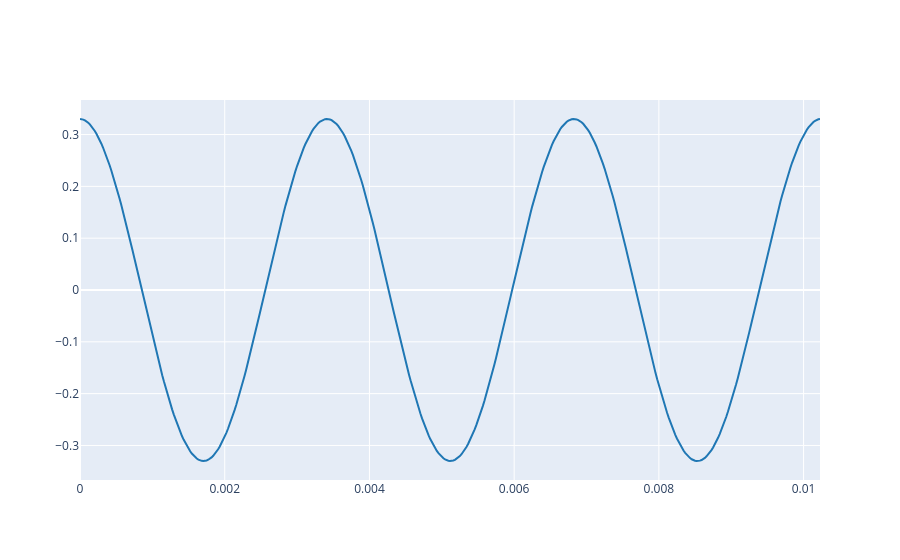

Notebook cell for this chart:
### Markdown cell above
2.1. Define a complex sinusoid using the same parameters as in Lab 1, Exercise 3.1, and plot its real part. Then answer: how does changing $\phi$ change the waveform?

### Code cell
# 2.1 Define complex sinusoid with Lab 1 parameters
f0 = 293.68       # Measured fundamental frequency from Lab 1
fs = 44100        # Sampling rate (or the sample_rate variable from your file)
A = 0.33          # Amplitude matching your reference kalimba clip
phi = 0           # Initial phase angle

# Create time vector for roughly 3-5 periods (or 0.01s as starter)
t = np.arange(0, 3 / f0, 1.0 / fs)

# Define complex exponential signal
x = A * np.exp(1j * (2 * np.pi * f0 * t + phi))

# Plot the real part of the complex sinusoid
plot_signals([np.real(x)], fs, name=['real part (cos)'])

### Figure 1 — Plotly figure (JSON) as saved in the notebook; plotly's stock layout.template omitted (floating-point values rounded to 4 significant figures; data arrays with more than 128 entries replaced by an {"elided": "..."} marker saying what was removed)
{"data": [{"line": {"color": "#1f77b4", "shape": "linear"}, "mode": "lines", "name": "real part (cos)", "type": "scatter", "x": {"elided": "451 float values"}, "y": {"elided": "451 float values"}}], "layout": {}}
